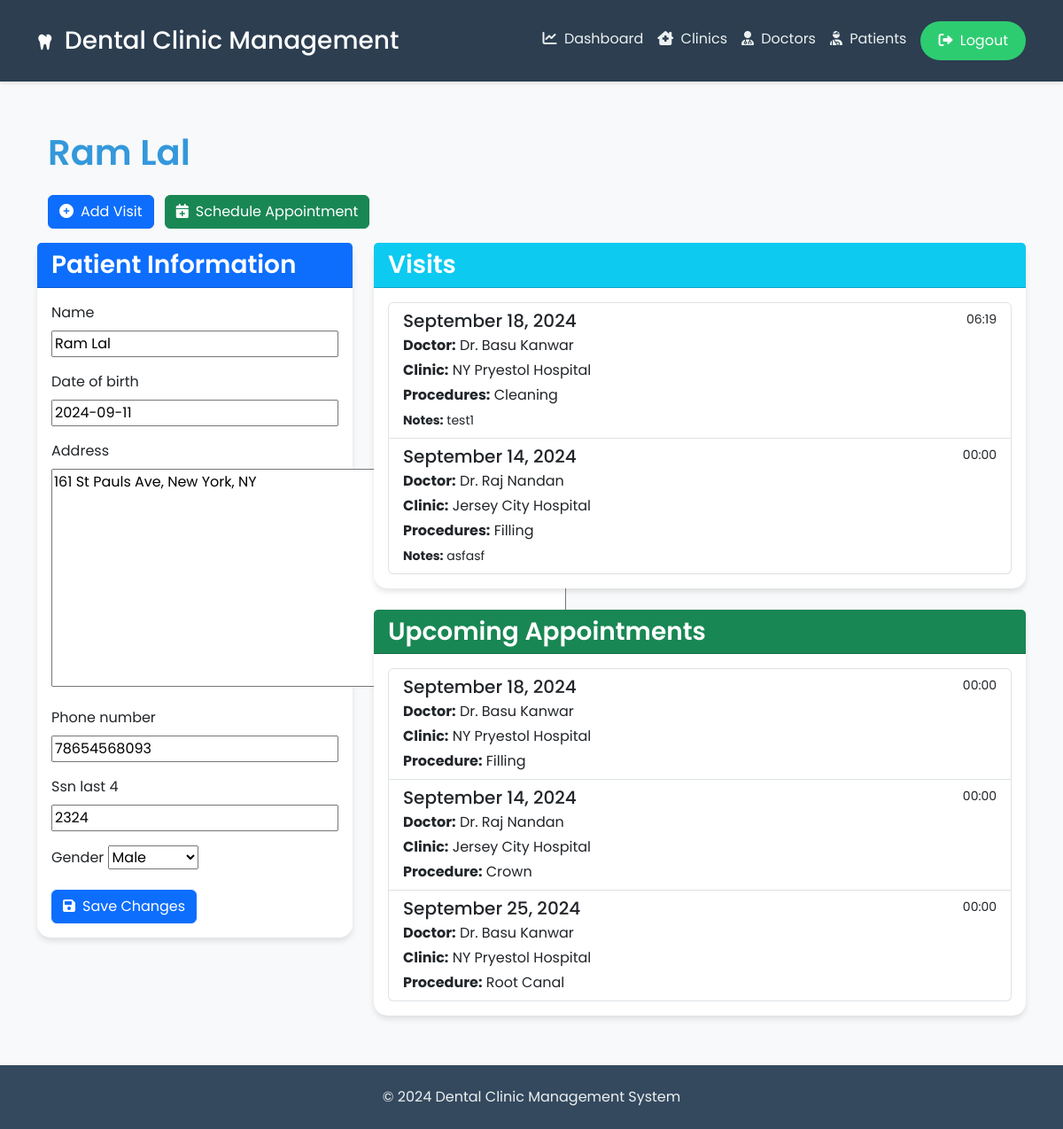
The page /patients/1/ (signed in) on the database its author committed.
### core/models.py (models this page shows, shortened)
class Patient(models.Model):
    GENDER_CHOICES = [
        ('M', 'Male'),
        ('F', 'Female'),
        ('O', 'Other'),
    ]
    name = models.CharField(max_length=100)
    date_of_birth = models.DateField()
    address = models.TextField()
    phone_number = models.CharField(max_length=20)
    ssn_last_4 = models.CharField(max_length=4)
    gender = models.CharField(max_length=1, choices=GENDER_CHOICES)
    doctors = models.ManyToManyField(Doctor, related_name='patients')

class Visit(models.Model):
    PROCEDURES = [
        ('CL', 'Cleaning'),
        ('FL', 'Filling'),
        ('RC', 'Root Canal'),
        ('CR', 'Crown'),
        ('TW', 'Teeth Whitening'),
    ]
    patient = models.ForeignKey(Patient, on_delete=models.CASCADE, related_name='visits')
    doctor = models.ForeignKey(Doctor, on_delete=models.CASCADE)
    clinic = models.ForeignKey(Clinic, on_delete=models.CASCADE)
    date_time = models.DateTimeField()
    procedures = models.CharField(max_length=2, choices=PROCEDURES)
    notes = models.TextField(blank=True)

class Doctor(models.Model):
    SPECIALTIES = [
        ('CL', 'Cleaning'),
        ('FL', 'Filling'),
        ('RC', 'Root Canal'),
        ('CR', 'Crown'),
        ('TW', 'Teeth Whitening'),
    ]
    npi = models.CharField(max_length=10, unique=True)
    name = models.CharField(max_length=100)
    email = models.EmailField()
    phone_number = models.CharField(max_length=20)
    specialties = models.CharField(max_length=2, choices=SPECIALTIES)
    clinics = models.ManyToManyField(Clinic, through='DoctorClinicAffiliation')

class Clinic(models.Model):
    name = models.CharField(max_length=100)
    phone_number = models.CharField(max_length=20)
    city = models.CharField(max_length=50)
    state = models.CharField(max_length=50)
    address = models.TextField()
    email = models.EmailField()

class Appointment(models.Model):
    PROCEDURES = [
        ('CL', 'Cleaning'),
        ('FL', 'Filling'),
        ('RC', 'Root Canal'),
        ('CR', 'Crown'),
        ('TW', 'Teeth Whitening'),
    ]
    patient = models.ForeignKey(Patient, on_delete=models.CASCADE, related_name='appointments')
    doctor = models.ForeignKey(Doctor, on_delete=models.CASCADE)
    clinic = models.ForeignKey(Clinic, on_delete=models.CASCADE)
    date_time = models.DateTimeField()
    procedure = models.CharField(max_length=2, choices=PROCEDURES)
    date_booked = models.DateTimeField(auto_now_add=True)

### core/views.py (the view)
# urls.py: path('patients/<int:pk>/', views.patient_detail, name='patient_detail'),
@login_required
def patient_detail(request, pk):
    patient = get_object_or_404(Patient, pk=pk)
    if request.method == 'POST':
        return handle_form_submission(request, PatientForm, instance=patient, redirect_url='patient_detail', template_name='core/patient/patient_detail.html', extra_context={'pk': pk})
    return render(request, 'core/patient/patient_detail.html', {'patient': patient, 'form': PatientForm(instance=patient)})

### core/forms.py
class PatientForm(forms.ModelForm):
    class Meta:
        model = Patient
        fields = ['name', 'date_of_birth', 'address', 'phone_number', 'ssn_last_4', 'gender']

### core/templates/core/patient/patient_detail.html (shortened to what this page needs)
{% extends 'core/base.html' %}
{% block content %}
<div class="container">
    <h1 class="mb-4">{{ patient.name }}</h1>
        <a href="{% url 'add_visit' patient.pk %}" class="btn btn-primary me-2 mb-3">
            <i class="fas fa-plus-circle me-2"></i>Add Visit
        </a>
        <a href="{% url 'schedule_appointment' patient.pk %}" class="btn btn-success mb-3">
            <i class="fas fa-calendar-plus me-2"></i>Schedule Appointment
        </a>
    </div>
    <div class="row">
        <div class="col-md-4 mb-4">
            <div class="card patient-info">
                <div class="card-header bg-primary text-white">
                    <h3 class="card-title mb-0">Patient Information</h3>
                </div>
                <div class="card-body">
                    <form method="post">
                        {% for field in form %}
                            <div class="mb-3">
                                <label for="{{ field.id_for_label }}" class="form-label">{{ field.label }}</label>
                                {{ field }}
                            </div>
                        {% endfor %}
                        <button type="submit" class="btn btn-primary">
                            <i class="fas fa-save me-2"></i>Save Changes
                        </button>
                    </form>
                </div>
            </div>
        </div>
        <div class="col-md-8">
            <div class="card mb-4">
                <div class="card-header bg-info text-white">
                    <h3 class="card-title mb-0">Visits</h3>
                </div>
                <div class="card-body">
                    {% if patient.visits.all %}
                        <div class="list-group">
                            {% for visit in patient.visits.all %}
                                <div class="list-group-item list-group-item-action">
                                    <div class="d-flex w-100 justify-content-between">
                                        <h5 class="mb-1">{{ visit.date_time|date:"F d, Y" }}</h5>
                                        <small>{{ visit.date_time|time:"H:i" }}</small>
                                    </div>
                                    <p class="mb-1"><strong>Doctor:</strong> {{ visit.doctor.name }}</p>
                                    <p class="mb-1"><strong>Clinic:</strong> {{ visit.clinic.name }}</p>
                                    <p class="mb-1"><strong>Procedures:</strong> {{ visit.get_procedures_display }}</p>
                                    <small><strong>Notes:</strong> {{ visit.notes }}</small>
                                </div>
                            {% endfor %}
                        </div>
                    {% else %}
                        <p class="text-muted">No visits found.</p>
                    {% endif %}
                </div>
            </div>
            <div class="card">
                <div class="card-header bg-success text-white">
                    <h3 class="card-title mb-0">Upcoming Appointments</h3>
                </div>
                <div class="card-body">
                    {% if patient.appointments.all %}
                        <div class="list-group">
                            {% for appointment in patient.appointments.all %}
                                <div class="list-group-item list-group-item-action">
                                    <div class="d-flex w-100 justify-content-between">
                                        <h5 class="mb-1">{{ appointment.date_time|date:"F d, Y" }}</h5>
                                        <small>{{ appointment.date_time|time:"H:i" }}</small>
                                    </div>
                                    <p class="mb-1"><strong>Doctor:</strong> {{ appointment.doctor.name }}</p>
                                    <p class="mb-1"><strong>Clinic:</strong> {{ appointment.clinic.name }}</p>
                                    <p class="mb-0"><strong>Procedure:</strong> {{ appointment.get_procedure_display }}</p>
                                </div>
                            {% endfor %}
                        </div>
                    {% else %}
                        <p class="text-muted">No upcoming appointments.</p>
                    {% endif %}
                </div>
            </div>
        </div>
    </div>
{% endblock %}

### core/templates/core/base.html (style rules this page uses)
:root { --primary-color: #3498db; --secondary-color: #2ecc71; --background-color: #f8f9fa; --text-color: #333; --header-bg: #2c3e50; --footer-bg: #34495e; }
body { font-family: 'Poppins', sans-serif; background-color: var(--background-color); color: var(--text-color); min-height: 100vh; display: flex; flex-direction: column; }
h1, h2, h3 { color: var(--primary-color); font-weight: 600; }
.card { border: none; border-radius: 15px; box-shadow: 0 4px 6px rgba(0, 0, 0, 0.1); transition: all 0.3s ease; }

### core/templates/core/patient/patient_detail.html (style rules this page uses)
.card { box-shadow: 0 4px 6px rgba(0, 0, 0, 0.1); transition: box-shadow 0.3s ease-in-out; }
.list-group-item { transition: background-color 0.3s ease-in-out; }

### rows shown on the page
Patient: name "Ram Lal", form "Ram Lal" "2024-09-11" "161 St Pauls Ave, New York, NY" "78654568093" "2324" "Male"
Visit: date_time "September 18, 2024", date_time "06:19", doctor.name "Dr. Basu Kanwar", clinic.name "NY Pryestol Hospital", procedures "Cleaning", notes "test1"
Visit: date_time "September 14, 2024", date_time "00:00", doctor.name "Dr. Raj Nandan", clinic.name "Jersey City Hospital", procedures "Filling", notes "asfasf"
Appointment: date_time "September 18, 2024", date_time "00:00", doctor.name "Dr. Basu Kanwar", clinic.name "NY Pryestol Hospital", procedure "Filling"
Appointment: date_time "September 14, 2024", date_time "00:00", doctor.name "Dr. Raj Nandan", clinic.name "Jersey City Hospital", procedure "Crown"
Appointment: date_time "September 25, 2024", date_time "00:00", doctor.name "Dr. Basu Kanwar", clinic.name "NY Pryestol Hospital", procedure "Root Canal"

### other values the page prints
{{ field.label }} "Name" "Date of birth" "Address" "Phone number" "Ssn last 4" "Gender"
